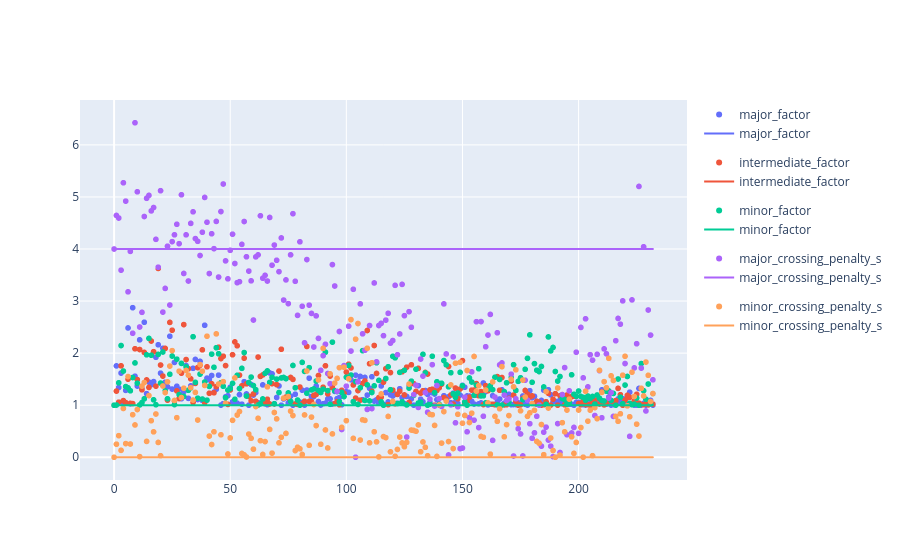

Source (notebook cell):
### Code cell
figure_scatter = px.scatter(df_values, x = "evaluation", y = "value", color = "variable")
figure_best = px.line(df_best, x = "evaluation", y = "value", color = "variable")
go.Figure(data = figure_scatter.data + figure_best.data)

### Figure 1 — Plotly figure (JSON) as saved in the notebook; plotly's stock layout.template omitted (floating-point values rounded to 4 significant figures; data arrays with more than 128 entries replaced by an {"elided": "..."} marker saying what was removed)
{"data": [{"hovertemplate": "variable=major_factor<br>evaluation=%{x}<br>value=%{y}<extra></extra>", "legendgroup": "major_factor", "marker": {"color": "#636efa", "symbol": "circle"}, "mode": "markers", "name": "major_factor", "showlegend": true, "type": "scattergl", "x": {"elided": "233 int values"}, "xaxis": "x", "y": {"elided": "233 float values"}, "yaxis": "y"}, {"hovertemplate": "variable=intermediate_factor<br>evaluation=%{x}<br>value=%{y}<extra></extra>", "legendgroup": "intermediate_factor", "marker": {"color": "#EF553B", "symbol": "circle"}, "mode": "markers", "name": "intermediate_factor", "showlegend": true, "type": "scattergl", "x": {"elided": "233 int values"}, "xaxis": "x", "y": {"elided": "233 float values"}, "yaxis": "y"}, {"hovertemplate": "variable=minor_factor<br>evaluation=%{x}<br>value=%{y}<extra></extra>", "legendgroup": "minor_factor", "marker": {"color": "#00cc96", "symbol": "circle"}, "mode": "markers", "name": "minor_factor", "showlegend": true, "type": "scattergl", "x": {"elided": "233 int values"}, "xaxis": "x", "y": {"elided": "233 float values"}, "yaxis": "y"}, {"hovertemplate": "variable=major_crossing_penalty_s<br>evaluation=%{x}<br>value=%{y}<extra></extra>", "legendgroup": "major_crossing_penalty_s", "marker": {"color": "#ab63fa", "symbol": "circle"}, "mode": "markers", "name": "major_crossing_penalty_s", "showlegend": true, "type": "scattergl", "x": {"elided": "233 int values"}, "xaxis": "x", "y": {"elided": "233 float values"}, "yaxis": "y"}, {"hovertemplate": "variable=minor_crossing_penalty_s<br>evaluation=%{x}<br>value=%{y}<extra></extra>", "legendgroup": "minor_crossing_penalty_s", "marker": {"color": "#FFA15A", "symbol": "circle"}, "mode": "markers", "name": "minor_crossing_penalty_s", "showlegend": true, "type": "scattergl", "x": {"elided": "233 int values"}, "xaxis": "x", "y": {"elided": "233 float values"}, "yaxis": "y"}, {"hovertemplate": "variable=major_factor<br>evaluation=%{x}<br>value=%{y}<extra></extra>", "legendgroup": "major_factor", "line": {"color": "#636efa", "dash": "solid"}, "marker": {"symbol": "circle"}, "mode": "lines", "name": "major_factor", "showlegend": true, "type": "scattergl", "x": {"elided": "233 int values"}, "xaxis": "x", "y": {"elided": "233 int values"}, "yaxis": "y"}, {"hovertemplate": "variable=intermediate_factor<br>evaluation=%{x}<br>value=%{y}<extra></extra>", "legendgroup": "intermediate_factor", "line": {"color": "#EF553B", "dash": "solid"}, "marker": {"symbol": "circle"}, "mode": "lines", "name": "intermediate_factor", "showlegend": true, "type": "scattergl", "x": {"elided": "233 int values"}, "xaxis": "x", "y": {"elided": "233 int values"}, "yaxis": "y"}, {"hovertemplate": "variable=minor_factor<br>evaluation=%{x}<br>value=%{y}<extra></extra>", "legendgroup": "minor_factor", "line": {"color": "#00cc96", "dash": "solid"}, "marker": {"symbol": "circle"}, "mode": "lines", "name": "minor_factor", "showlegend": true, "type": "scattergl", "x": {"elided": "233 int values"}, "xaxis": "x", "y": {"elided": "233 int values"}, "yaxis": "y"}, {"hovertemplate": "variable=major_crossing_penalty_s<br>evaluation=%{x}<br>value=%{y}<extra></extra>", "legendgroup": "major_crossing_penalty_s", "line": {"color": "#ab63fa", "dash": "solid"}, "marker": {"symbol": "circle"}, "mode": "lines", "name": "major_crossing_penalty_s", "showlegend": true, "type": "scattergl", "x": {"elided": "233 int values"}, "xaxis": "x", "y": {"elided": "233 int values"}, "yaxis": "y"}, {"hovertemplate": "variable=minor_crossing_penalty_s<br>evaluation=%{x}<br>value=%{y}<extra></extra>", "legendgroup": "minor_crossing_penalty_s", "line": {"color": "#FFA15A", "dash": "solid"}, "marker": {"symbol": "circle"}, "mode": "lines", "name": "minor_crossing_penalty_s", "showlegend": true, "type": "scattergl", "x": {"elided": "233 int values"}, "xaxis": "x", "y": {"elided": "233 int values"}, "yaxis": "y"}], "layout": {}}
